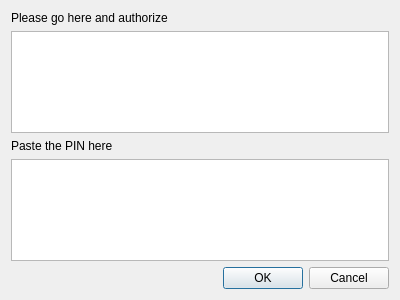
<?xml version="1.0" encoding="UTF-8"?>
<ui version="4.0">
 <class>linkAnAccountDialog</class>
 <widget class="QDialog" name="linkAnAccountDialog">
  <property name="geometry">
   <rect>
    <x>0</x>
    <y>0</y>
    <width>400</width>
    <height>300</height>
   </rect>
  </property>
  <property name="minimumSize">
   <size>
    <width>400</width>
    <height>300</height>
   </size>
  </property>
  <property name="windowTitle">
   <string>Link an account</string>
  </property>
  <layout class="QVBoxLayout" name="verticalLayout">
   <item>
    <widget class="QLabel" name="authorizeLabel">
     <property name="text">
      <string>Please go here and authorize</string>
     </property>
    </widget>
   </item>
   <item>
    <widget class="QTextEdit" name="authrorizeText"/>
   </item>
   <item>
    <widget class="QLabel" name="pinLabel">
     <property name="text">
      <string>Paste the PIN here</string>
     </property>
    </widget>
   </item>
   <item>
    <widget class="QTextEdit" name="pinText"/>
   </item>
   <item>
    <widget class="QDialogButtonBox" name="buttonBox">
     <property name="orientation">
      <enum>Qt::Horizontal</enum>
     </property>
     <property name="standardButtons">
      <set>QDialogButtonBox::Cancel|QDialogButtonBox::Ok</set>
     </property>
    </widget>
   </item>
  </layout>
 </widget>
 <resources/>
 <connections>
  <connection>
   <sender>buttonBox</sender>
   <signal>accepted()</signal>
   <receiver>linkAnAccountDialog</receiver>
   <slot>accept()</slot>
   <hints>
    <hint type="sourcelabel">
     <x>248</x>
     <y>254</y>
    </hint>
    <hint type="destinationlabel">
     <x>157</x>
     <y>274</y>
    </hint>
   </hints>
  </connection>
  <connection>
   <sender>buttonBox</sender>
   <signal>rejected()</signal>
   <receiver>linkAnAccountDialog</receiver>
   <slot>reject()</slot>
   <hints>
    <hint type="sourcelabel">
     <x>316</x>
     <y>260</y>
    </hint>
    <hint type="destinationlabel">
     <x>286</x>
     <y>274</y>
    </hint>
   </hints>
  </connection>
 </connections>
</ui>
